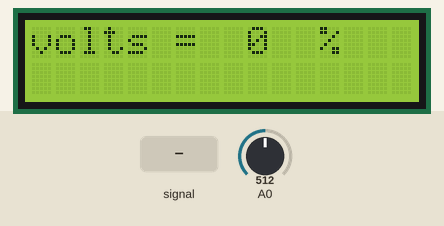
Simulated run of this sketch. Board: Arduino Uno, built with avr-gcc and run on an emulated ATmega328P. Shown: 16×2 character LCD. The test bench sets the inputs (shaded band); at power-on: A0 = 512.

Above: at 1.6 s.
1.7 s: A0 fed a 200 Hz sine of ±255 counts around its level
At 3.7 s:
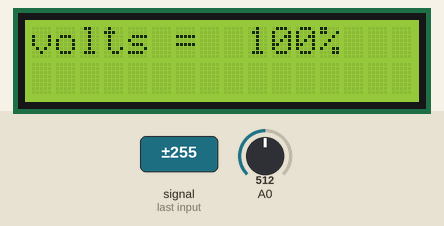
Timing chart, 0 to 5.2 s (numbered marks = the images above; inputs shaded):
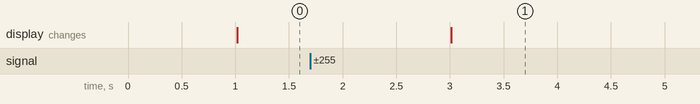

Measured:
- after the input at 1.7 s, the display: changes after 1.3 s (image 1)

The sketch:

complete_2_.ino
```cpp
#include <ZMPT101B.h>
#include <Filters.h> //Easy library to do the calculations
#include <Wire.h>
#include <LiquidCrystal_I2C.h>
LiquidCrystal_I2C lcd(0x27, 16, 2);
float testFrequency = 50;                     // test signal frequency (Hz)
float windowLength = 40.0/testFrequency;     // how long to average the signal, for statistist
int Sensor = 0; //Sensor analog input, here it's A0
float intercept = -0.04; // to be adjusted based on calibration testing
float slope = 0.0405; // to be adjusted based on calibration testing
float current_Volts; // Voltage
unsigned long printPeriod = 1000; //Refresh rate
unsigned long previousMillis = 0;
void setup() {
// initialize the LCD
lcd.begin();
}
void loop() {

  RunningStatistics inputStats;                //Easy life lines, actual calculation of the RMS requires a load of coding
  inputStats.setWindowSecs( windowLength );

  while( true ) {
    Sensor = analogRead(A0);  // read the analog in value:
    inputStats.input(Sensor);  // log to Stats function

    if((unsigned long)(millis() - previousMillis) >= printPeriod) {
      previousMillis = millis();   // update time every second
      current_Volts = intercept + slope * inputStats.sigma(); //Calibartions for offset and amplitude
      current_Volts= current_Volts*(40.3231);                //Further calibrations for the amplitude

      if(current_Volts)
      lcd.setCursor(0, 0);
      lcd.print("volts =");
      {
        if(current_Volts>=200){
        lcd.setCursor(9, 0);
        lcd.println("100%   ");
        }
        if(current_Volts==150){
        lcd.setCursor(9, 0);
        lcd.println("90 %   ");
        }
        if(current_Volts==100){
        lcd.setCursor(9, 0);
        lcd.println("80 %   ");
        }
        if(current_Volts==50){
        lcd.setCursor(9, 0);
        lcd.println("70 %   ");
        }
        if(current_Volts<=20){
        lcd.setCursor(9, 0);
        lcd.println("0  %   ");
        }
      }
    }
  }
}
```
